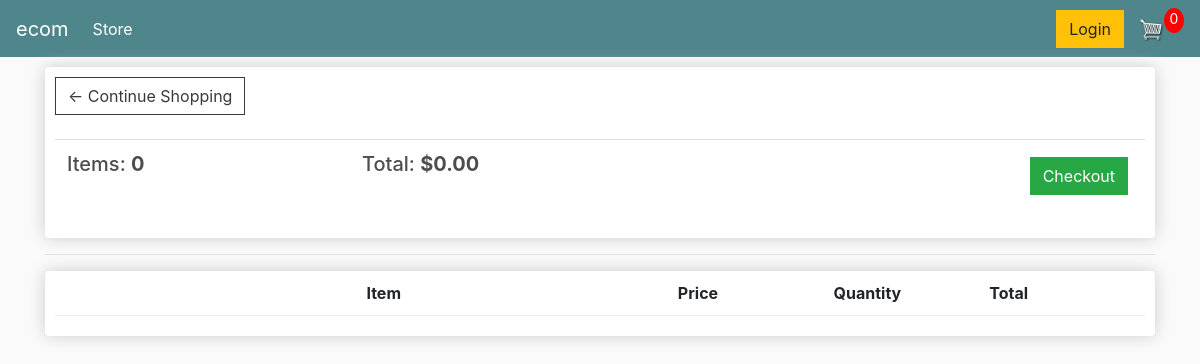
The app's page /cart/ (signed in), older data.
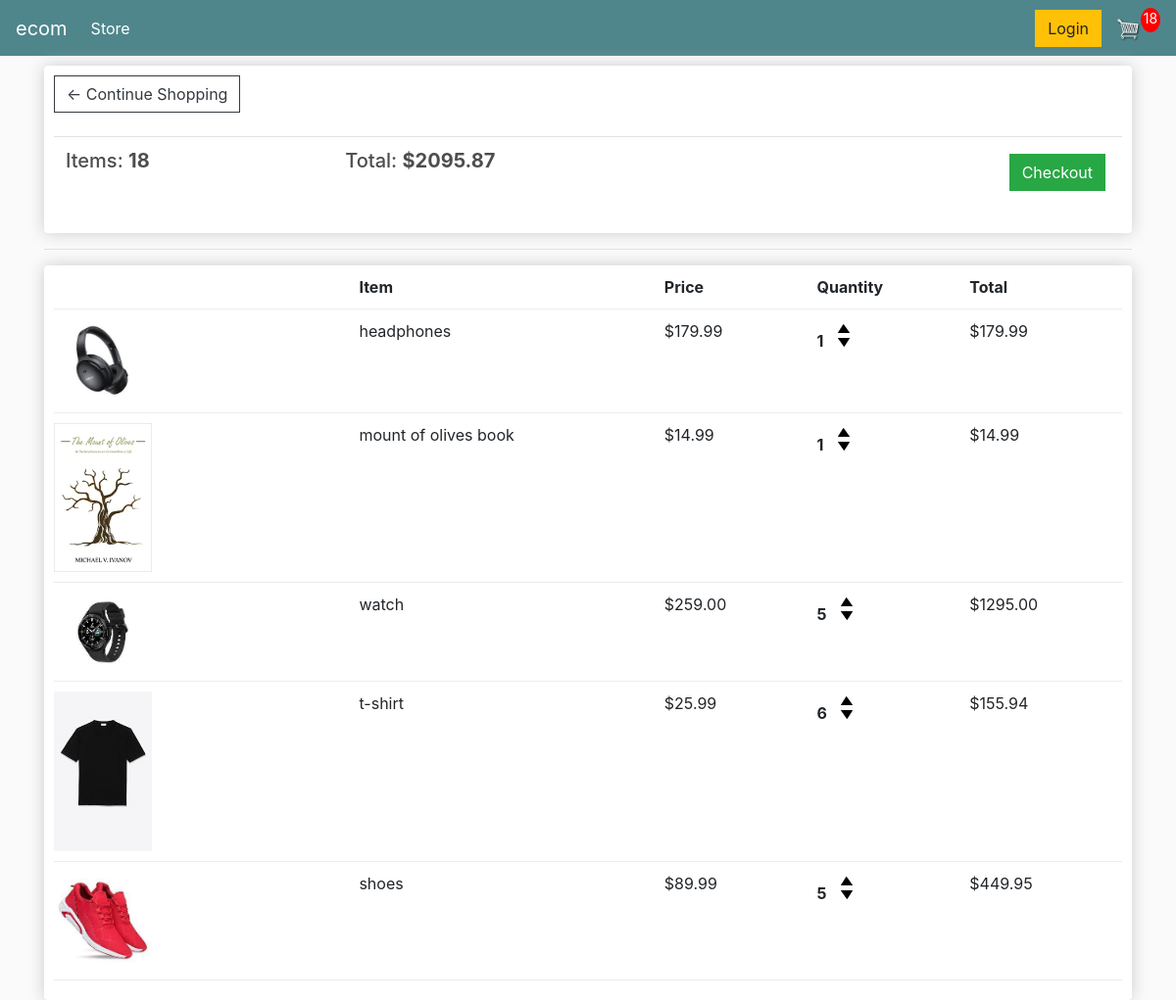
The same page, newer data.
### store/models.py (models this page shows, shortened)
class Order(models.Model):
    customer = models.ForeignKey(Customer, on_delete=models.SET_NULL, blank=True, null=True)
    date_order = models.DateTimeField(auto_now_add=True)
    complete = models.BooleanField(default=False, blank=True, null=True)
    transaction_id = models.CharField(max_length=200, null=True)
    @property
    def get_cart_total(self):
        order_items = self.orderitem_set.all()
        total = sum([item.get_total for item in order_items])
        return total
    @property
    def get_cart_items(self):
        order_items = self.orderitem_set.all()
        total = sum([item.quantity for item in order_items])
        return total

class OrderItem(models.Model):
    product = models.ForeignKey(Product, on_delete=models.SET_NULL, blank=True, null=True)
    order = models.ForeignKey(Order, on_delete=models.SET_NULL, blank=True, null=True)
    quantity = models.IntegerField(default=0, null=True, blank=True)
    date_added = models.DateTimeField(auto_now_add=True)
    @property
    def get_total(self):
        return self.quantity * self.product.price

class Product(models.Model):
    name = models.CharField(max_length=200, null=True)
    price = models.DecimalField(max_digits=7, decimal_places=2)
    digital = models.BooleanField(default=False, null=True, blank=True)
    image = models.ImageField(null=True, blank=True)
    @property
    def image_url(self):
        try:
            url = self.image.url
        except:
            url = ''
        return url

### store/views.py (the view)
# urls.py: path('cart/', views.cart, name='cart'),
def cart(request):
    data = utils.cart_data(request)
    cart_items = data['cartItems']
    order = data['order']
    items = data['items']
    context = {'items': items, 'order': order, 'cartItems': cart_items}
    return render(request=request, template_name='store/cart.html', context=context)

### store/utils.py (called while the page is built)
def cart_data(request):
    if request.user.is_authenticated:
        customer = request.user.customer
        order, created = models.Order.objects.get_or_create(customer=customer, complete=False)
        items = order.orderitem_set.all()
        cart_items = order.get_cart_items
    else:
        cookie_data = cookie_cart(request)
        cart_items = cookie_data['cartItems']
        order = cookie_data['order']
        items = cookie_data['items']
    return {'cartItems': cart_items, 'order': order, 'items': items}

### store/templates/store/cart.html
{% extends 'store/main.html' %}
{% load static %}
{% block content %}
    <div class="row">
        <div class="col-lg-12">
            <div class="box-element">
                <a href="{% url 'store' %}" class="btn btn-outline-dark">&#x2190; Continue Shopping</a>
                <br>
                <br>
                <table class="table">
                    <tr>
                        <th><h5>Items: <strong>{{ order.get_cart_items }}</strong></h5></th>
                        <th><h5>Total: <strong>${{ order.get_cart_total|floatformat:2 }}</strong></h5></th>
                        <th>
                            <a href="{% url 'checkout' %}" class="btn btn-success" style="float: right; margin: 5px">Checkout</a>
                        </th>
                    </tr>
                </table>
            </div>
            <hr>
            <div class="box-element">
                <div class="cart-row">
                    <div style="flex: 2"></div>
                    <div style="flex: 2"><strong>Item</strong></div>
                    <div style="flex: 1"><strong>Price</strong></div>
                    <div style="flex: 1"><strong>Quantity</strong></div>
                    <div style="flex: 1"><strong>Total</strong></div>
                </div>
                {% for item in items %}
                    <div class="cart-row">
                        <div style="flex: 2"><img src="{{ item.product.image_url }}" class="row-image" alt="">
                        </div>
                        <div style="flex: 2">{{ item.product.name }}</div>
                        <div style="flex: 1">${{ item.product.price|floatformat:2 }}</div>
                        <div style="flex: 1">
                            <p class="quantity">{{ item.quantity }}</p>
                            <div class="quantity">
                                <img src="{% static 'images/arrow-up.png' %}" alt="" class="chg-quantity update-cart" data-product="{{ item.product.id }}" data-action="add">
                                <img src="{% static 'images/arrow-down.png' %}" alt="" class="chg-quantity update-cart" data-product="{{ item.product.id }}" data-action="remove">
                            </div>
                        </div>
                        <div style="flex: 1">${{ item.get_total|floatformat:2 }}</div>
                    </div>
                {% endfor %}
            </div>
        </div>
    </div>
{% endblock %}

### store/templates/store/main.html (shortened to what this page needs)
<!doctype html>
{% load static %}
<html>
<head>
    <link rel="stylesheet" href="https://cdn.jsdelivr.net/npm/bootstrap@4.4.1/dist/css/bootstrap.min.css"
>
    <link rel="stylesheet" href="{% static 'css/main.css' %}">
</head>
<body>
{% include 'store/navbar.html' %}
<div class="container">
    {% block content %}
    {% endblock %}
</div>
</body>
</html>

### store/templates/store/navbar.html (shortened to what this page needs)
{% load static %}
<nav class="navbar navbar-expand-lg navbar-dark bg-dark">
    <a class="navbar-brand" href="{% url 'store' %}">ecom</a>
    <div class="collapse navbar-collapse" id="navbarSupportedContent">
        <ul class="navbar-nav mr-auto">
            <li class="nav-item active">
                <a class="nav-link" href="{% url 'store' %}">Store <span class="sr-only">(current)</span></a>
            </li>
        </ul>
        <div class="form-inline my-2 my-lg-0">
            <a href="#" class="btn btn-warning">Login</a>
            <a href="{% url 'cart' %}">
                <img id="cart-icon" src="{% static 'images/cart.png' %}">
            </a>
            <p id="cart-total">{{ cartItems }}</p>
        </div>
    </div>
</nav>

### static/css/main.css (style rules this page uses)
body { background-color: hsl(0, 0%, 98%); }
h1,h2,h3,h4,h5,h6 { color:hsl(0, 0%, 30%); }
.box-element { box-shadow:hsl(0, 0%, 80%) 0 0 16px; background-color: #fff; border-radius: 4px; padding: 10px; }
.bg-dark { background-color: #4f868c!important; }
#cart-icon { width:25px; display: inline-block; margin-left: 15px; }
#cart-total { display: block; text-align: center; color:#fff; background-color: red; width: 20px; height: 25px; border-radius: 50%; font-size: 14px; }
.col-lg-4, .col-lg-6, .col-lg-8, .col-lg-12 { margin-top: 10px; }
.btn { border-radius: 0; }
.row-image { width: 100px; }
.cart-row { display: flex; align-items: flex-stretch; padding-bottom: 10px; margin-bottom: 10px; border-bottom: 1px solid #ececec; }
.quantity { display: inline-block; font-weight: 700; padding-right:10px; }
.chg-quantity { width: 12px; cursor: pointer; display: block; margin-top: 5px; transition:.1s; }

Row changes from the older to the newer data that the page shows:
computed for Order: get_cart_items "0" → "18"; get_cart_total "0.00" → "2095.87"
added OrderItem: product.image_url (picture), product.name "headphones", product.price "179.99", quantity "1", get_total "179.99"
added OrderItem: product.image_url (picture), product.name "mount of olives book", product.price "14.99", quantity "1", get_total "14.99"
added OrderItem: product.image_url (picture), product.name "watch", product.price "259.00", quantity "5", get_total "1295.00"
added OrderItem: product.image_url (picture), product.name "t-shirt", product.price "25.99", quantity "6", get_total "155.94"
added OrderItem: product.image_url (picture), product.name "shoes", product.price "89.99", quantity "5", get_total "449.95"
Text that changed along with them:
{{ cartItems }}: "0" → "18"
